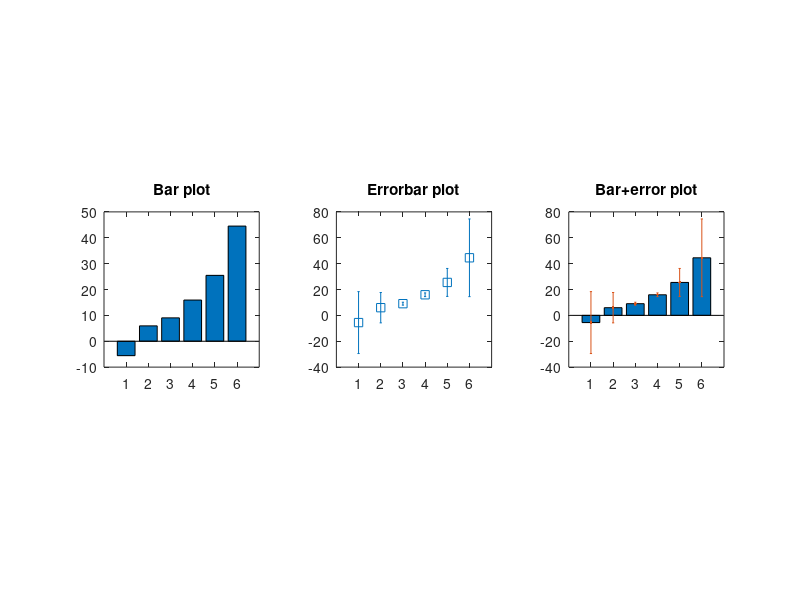
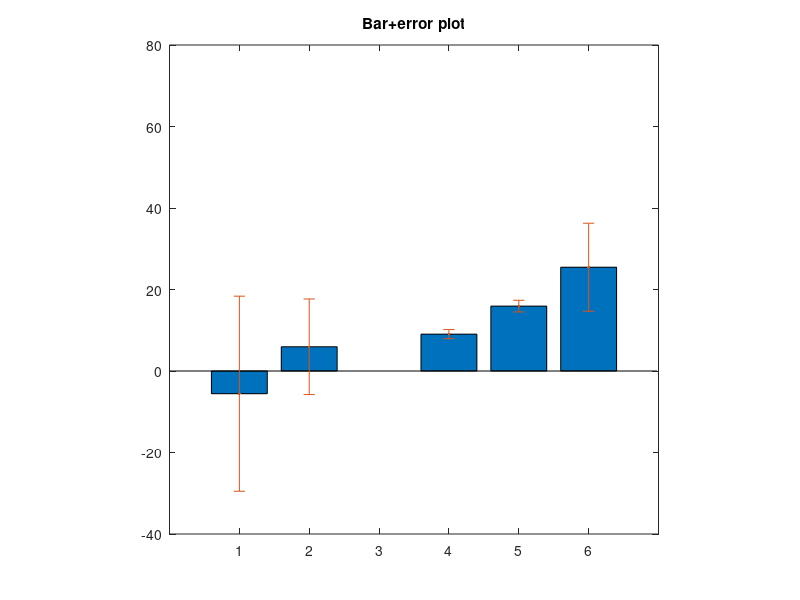
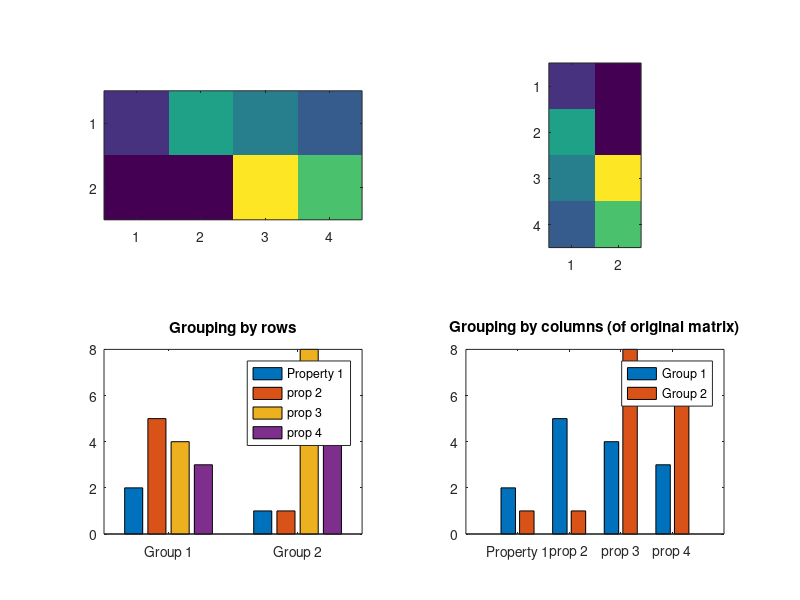

Write MATLAB code to recreate these figures, in order.
%%
% 
%  SECTION: Visualizing data 
%   Bar plots
% 
%

%%

% a clear MATLAB workspace is a clear mental workspace
close all; clear

%% create data for the bar plot

% data sizes
m = 30; % rows
n =  6; % columns

% generate data
data = bsxfun(@times,30*randn(m,n),linspace(-1,1,n).^2);
data = bsxfun(@plus,data,(1:n).^2);

%% show the bars

figure(1), clf
subplot(131)
bar(1:n,mean(data))
axis square, set(gca,'xlim',[0 n+1],'xtick',1:n)
title('Bar plot')

subplot(132)
errorbar(1:n,mean(data),std(data,[],1),'s')
axis square, set(gca,'xlim',[0 n+1],'xtick',1:n)
title('Errorbar plot')

subplot(133)
bar(1:n,mean(data))
hold on
errorbar(1:n,mean(data),std(data),'.')
axis square, set(gca,'xlim',[0 n+1],'xtick',1:n)
title('Bar+error plot')

%% manually specify x-axis coordinates

xcrossings = [ 1 2 4 5 6 9 ];

figure(2), clf

bar(xcrossings,mean(data))
hold on
errorbar(xcrossings,mean(data),std(data),'.')
axis square, set(gca,'xlim',[0 n+1],'xtick',1:n)
title('Bar+error plot')


%% note about bars from matrices

% data are groups (rows) X property (columns)
m = [2 5 4 3; 1 1 8 6];

figure(3), clf

% conceptualizing the data as <row> groups of <columns>
subplot(221)
imagesc(m), axis image
set(gca,'xtick',1:size(m,2),'ytick',1:size(m,1))

subplot(223)
bar(m)
set(gca,'xticklabel',{'Group 1';'Group 2'},'fontsize',10)
legend({'Property 1';'prop 2';'prop 3';'prop 4'})
title('Grouping by rows')



% now other orientation (property X group)
subplot(222)
imagesc(m'), axis image
set(gca,'xtick',1:size(m',2),'ytick',1:size(m',1))

subplot(224)
bar(m') % note the transpose
set(gca,'xticklabel',{'Property 1';'prop 2';'prop 3';'prop 4'},'fontsize',10)
legend({'Group 1';'Group 2'})
title('Grouping by columns (of original matrix)')

%% done.
